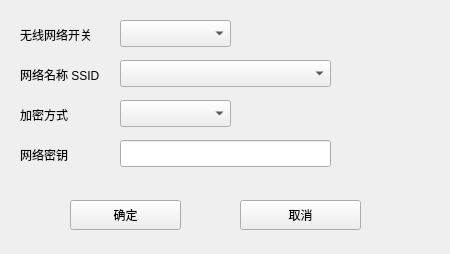
<?xml version="1.0" encoding="UTF-8"?>
<ui version="4.0">
 <class>Form_serv_wifi</class>
 <widget class="QWidget" name="Form_serv_wifi">
  <property name="geometry">
   <rect>
    <x>0</x>
    <y>0</y>
    <width>450</width>
    <height>254</height>
   </rect>
  </property>
  <property name="windowTitle">
   <string>无线网络设置</string>
  </property>
  <widget class="QLabel" name="label">
   <property name="geometry">
    <rect>
     <x>20</x>
     <y>65</y>
     <width>101</width>
     <height>20</height>
    </rect>
   </property>
   <property name="text">
    <string>网络名称 SSID</string>
   </property>
  </widget>
  <widget class="QLabel" name="label_2">
   <property name="geometry">
    <rect>
     <x>20</x>
     <y>105</y>
     <width>68</width>
     <height>20</height>
    </rect>
   </property>
   <property name="text">
    <string>加密方式</string>
   </property>
  </widget>
  <widget class="QComboBox" name="comboBox">
   <property name="geometry">
    <rect>
     <x>120</x>
     <y>100</y>
     <width>111</width>
     <height>27</height>
    </rect>
   </property>
  </widget>
  <widget class="QLabel" name="label_3">
   <property name="geometry">
    <rect>
     <x>20</x>
     <y>145</y>
     <width>71</width>
     <height>20</height>
    </rect>
   </property>
   <property name="text">
    <string>网络密钥</string>
   </property>
  </widget>
  <widget class="QLineEdit" name="lineEdit_2">
   <property name="geometry">
    <rect>
     <x>120</x>
     <y>140</y>
     <width>211</width>
     <height>27</height>
    </rect>
   </property>
  </widget>
  <widget class="QLabel" name="label_4">
   <property name="geometry">
    <rect>
     <x>20</x>
     <y>25</y>
     <width>91</width>
     <height>20</height>
    </rect>
   </property>
   <property name="text">
    <string>无线网络开关</string>
   </property>
  </widget>
  <widget class="QComboBox" name="comboBox_2">
   <property name="geometry">
    <rect>
     <x>120</x>
     <y>20</y>
     <width>111</width>
     <height>27</height>
    </rect>
   </property>
  </widget>
  <widget class="QPushButton" name="pushButton">
   <property name="geometry">
    <rect>
     <x>70</x>
     <y>200</y>
     <width>111</width>
     <height>30</height>
    </rect>
   </property>
   <property name="text">
    <string>确定</string>
   </property>
  </widget>
  <widget class="QPushButton" name="pushButton_2">
   <property name="geometry">
    <rect>
     <x>240</x>
     <y>200</y>
     <width>121</width>
     <height>30</height>
    </rect>
   </property>
   <property name="text">
    <string>取消</string>
   </property>
  </widget>
  <widget class="QComboBox" name="comboBox_3">
   <property name="geometry">
    <rect>
     <x>120</x>
     <y>60</y>
     <width>211</width>
     <height>27</height>
    </rect>
   </property>
  </widget>
 </widget>
 <resources/>
 <connections/>
</ui>
